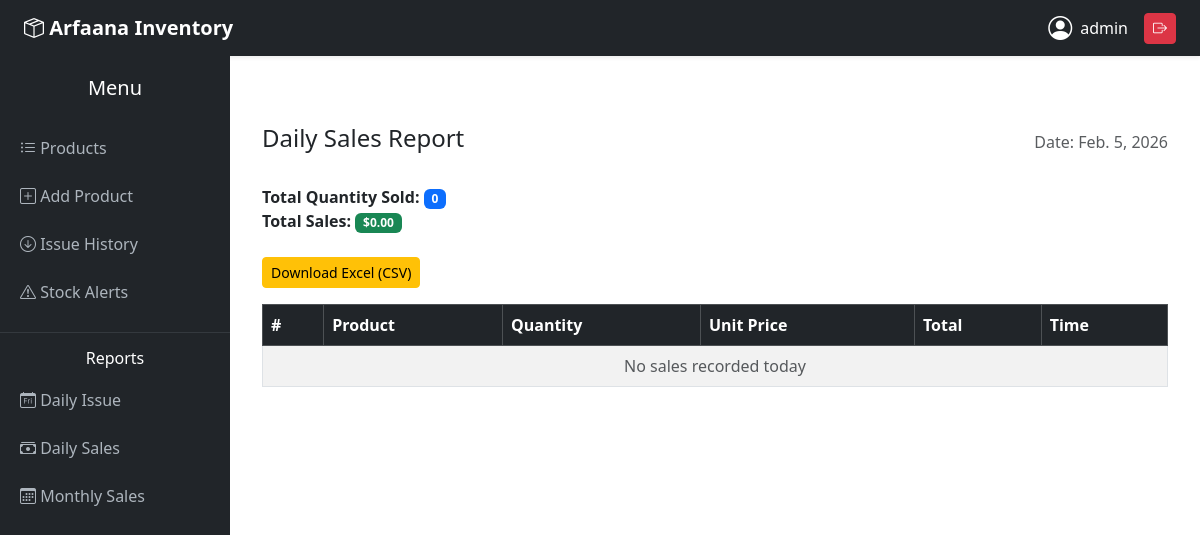
The app's page /sales/daily/ (signed in), older data.
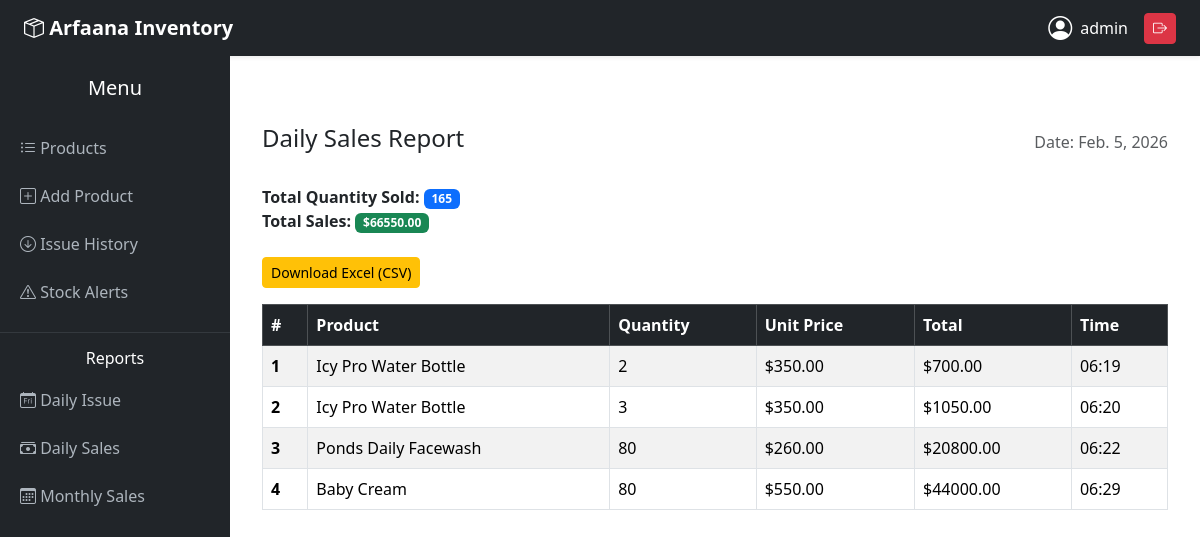
The same page, newer data.
### products/models.py (models this page shows, shortened)
class Product(models.Model):
    name = models.CharField(max_length=100)
    unit_price = models.DecimalField(max_digits=10, decimal_places=2)
    quantity = models.PositiveIntegerField()
    total_price = models.DecimalField(max_digits=10, decimal_places=2, editable=False)
    created_date = models.DateTimeField(auto_now_add=True)

### products/views.py (the view)
# urls.py: path('sales/daily/', views.daily_sales_report, name='daily_sales_report'),
@login_required
def daily_sales_report(request):
    today = now().date()
    issues_today = Issue.objects.select_related('product').filter(issued_date__date=today)
    issue_data = []
    total_qty = 0
    total_sales = 0
    for i in issues_today:
        total = i.issued_quantity * i.product.unit_price
        total_qty += i.issued_quantity
        total_sales += total
        issue_data.append({
            'product': i.product,
            'quantity': i.issued_quantity,
            'unit_price': i.product.unit_price,
            'total': total,
            'time': i.issued_date.time(),
        })
    context = {
        'issue_data': issue_data,
        'total_qty': total_qty,
        'total_sales': total_sales,
        'date': today,
    }
    return render(request, 'products/daily_sales_report.html', context)

### products/templates/products/daily_sales_report.html
{% extends 'products/base.html' %}
{% block content %}
<div class="container mt-5">
    <div class="d-flex justify-content-between align-items-center mb-4">
        <h4>Daily Sales Report</h4>
        <span class="text-muted">Date: {{ date }}</span>
    </div>
    <div class="mb-3">
        <p class="mb-0"><strong>Total Quantity Sold:</strong> <span class="badge bg-primary">{{ total_qty }}</span></p>
        <p class="mb-0"><strong>Total Sales:</strong> <span class="badge bg-success">${{ total_sales|floatformat:2 }}</span></p>
        <a href="{% url 'export_daily_sales_csv' %}" class="btn btn-warning btn-sm mt-4">
        Download Excel (CSV)
        </a>
    </div>
    <div class="table-responsive">
        <table class="table table-striped table-hover table-bordered align-middle">
            <thead class="table-dark">
                <tr>
                    <th>#</th>
                    <th>Product</th>
                    <th>Quantity</th>
                    <th>Unit Price</th>
                    <th>Total</th>
                    <th>Time</th>
                </tr>
            </thead>
            <tbody>
                {% for i in issue_data %}
                <tr>
                    <th scope="row">{{ forloop.counter }}</th>
                    <td>{{ i.product.name }}</td>
                    <td>{{ i.quantity }}</td>
                    <td>${{ i.unit_price|floatformat:2 }}</td>
                    <td>${{ i.total|floatformat:2 }}</td>
                    <td>{{ i.time|time:"H:i" }}</td>
                </tr>
                {% empty %}
                <tr>
                    <td colspan="6" class="text-center text-muted">No sales recorded today</td>
                </tr>
                {% endfor %}
            </tbody>
        </table>
    </div>
</div>
{% endblock %}

Row changes from the older to the newer data that the page shows:
now on this page (row edited): Product: product.name "Icy Pro Water Bottle", quantity "2", unit_price "350.00", total "700.00", time "06:19", quantity "3", total "1050.00", time "06:20"
added Product: product.name "Ponds Daily Facewash", quantity "80", unit_price "260.00", total "20800.00", time "06:22"
added Product: product.name "Baby Cream", quantity "80", unit_price "550.00", total "44000.00", time "06:29"
Text that changed along with them:
{{ total_qty }}: "0" → "165"
{{ total_sales|floatformat:2 }}: "0.00" → "66550.00"
text no longer shown: "No sales recorded today"
